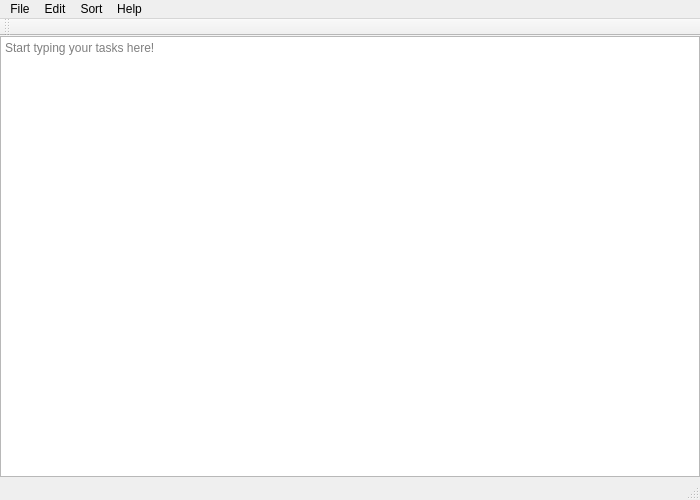
<?xml version="1.0" encoding="UTF-8"?>
<ui version="4.0">
 <class>TaskpadClass</class>
 <widget class="QMainWindow" name="TaskpadClass">
  <property name="geometry">
   <rect>
    <x>0</x>
    <y>0</y>
    <width>700</width>
    <height>500</height>
   </rect>
  </property>
  <property name="minimumSize">
   <size>
    <width>300</width>
    <height>300</height>
   </size>
  </property>
  <property name="windowTitle">
   <string>Taskpad</string>
  </property>
  <property name="unifiedTitleAndToolBarOnMac">
   <bool>false</bool>
  </property>
  <widget class="QWidget" name="centralWidget">
   <widget class="QTextEdit" name="textEdit">
    <property name="geometry">
     <rect>
      <x>0</x>
      <y>0</y>
      <width>700</width>
      <height>441</height>
     </rect>
    </property>
    <property name="placeholderText">
     <string>Start typing your tasks here!</string>
    </property>
   </widget>
  </widget>
  <widget class="QMenuBar" name="menuBar">
   <property name="geometry">
    <rect>
     <x>0</x>
     <y>0</y>
     <width>700</width>
     <height>22</height>
    </rect>
   </property>
   <widget class="QMenu" name="menuFile">
    <property name="title">
     <string>File</string>
    </property>
    <addaction name="actionNew"/>
    <addaction name="actionEdit"/>
    <addaction name="actionSave"/>
    <addaction name="actionSave_As"/>
    <addaction name="actionClose"/>
    <addaction name="actionExit"/>
   </widget>
   <widget class="QMenu" name="menuEdit">
    <property name="title">
     <string>Edit</string>
    </property>
    <addaction name="actionDelete"/>
    <addaction name="actionCopy"/>
    <addaction name="actionPaste"/>
    <addaction name="actionFind"/>
    <addaction name="actionReplace"/>
   </widget>
   <widget class="QMenu" name="menuSort">
    <property name="title">
     <string>Sort</string>
    </property>
    <addaction name="actionPriority_2"/>
    <addaction name="actionDeadline_2"/>
    <addaction name="actionName_2"/>
    <addaction name="actionDefault_2"/>
   </widget>
   <widget class="QMenu" name="menuHelp">
    <property name="title">
     <string>Help</string>
    </property>
    <addaction name="actionSettings_2"/>
    <addaction name="actionAbout"/>
   </widget>
   <addaction name="menuFile"/>
   <addaction name="menuEdit"/>
   <addaction name="menuSort"/>
   <addaction name="menuHelp"/>
  </widget>
  <widget class="QToolBar" name="mainToolBar">
   <attribute name="toolBarArea">
    <enum>TopToolBarArea</enum>
   </attribute>
   <attribute name="toolBarBreak">
    <bool>false</bool>
   </attribute>
  </widget>
  <widget class="QStatusBar" name="statusBar"/>
  <action name="actionNew">
   <property name="text">
    <string>New</string>
   </property>
  </action>
  <action name="actionSave">
   <property name="text">
    <string>Save</string>
   </property>
  </action>
  <action name="actionSave_As">
   <property name="text">
    <string>Save As</string>
   </property>
  </action>
  <action name="actionEdit">
   <property name="text">
    <string>Edit</string>
   </property>
  </action>
  <action name="actionClose">
   <property name="text">
    <string>Close</string>
   </property>
  </action>
  <action name="actionExit">
   <property name="text">
    <string>Exit</string>
   </property>
  </action>
  <action name="actionCopy">
   <property name="text">
    <string>Copy</string>
   </property>
  </action>
  <action name="actionPaste">
   <property name="text">
    <string>Paste</string>
   </property>
  </action>
  <action name="actionDelete">
   <property name="text">
    <string>Cut</string>
   </property>
  </action>
  <action name="actionPriority">
   <property name="text">
    <string>Priority</string>
   </property>
  </action>
  <action name="actionDeadline">
   <property name="text">
    <string>Deadline</string>
   </property>
  </action>
  <action name="actionName">
   <property name="text">
    <string>Name</string>
   </property>
  </action>
  <action name="actionDefault">
   <property name="text">
    <string>Default</string>
   </property>
  </action>
  <action name="actionPriority_2">
   <property name="text">
    <string>Priority</string>
   </property>
  </action>
  <action name="actionDeadline_2">
   <property name="text">
    <string>Deadline</string>
   </property>
  </action>
  <action name="actionName_2">
   <property name="text">
    <string>Name</string>
   </property>
  </action>
  <action name="actionDefault_2">
   <property name="text">
    <string>Default</string>
   </property>
  </action>
  <action name="actionAbout">
   <property name="text">
    <string>About</string>
   </property>
  </action>
  <action name="actionSettings">
   <property name="text">
    <string>Settings</string>
   </property>
  </action>
  <action name="actionNew_Window">
   <property name="text">
    <string>New Window</string>
   </property>
  </action>
  <action name="actionFind">
   <property name="text">
    <string>Find</string>
   </property>
  </action>
  <action name="actionReplace">
   <property name="text">
    <string>Replace</string>
   </property>
  </action>
  <action name="actionSettings_2">
   <property name="text">
    <string>Settings</string>
   </property>
  </action>
 </widget>
 <layoutdefault spacing="6" margin="11"/>
 <resources>
  <include location="Taskpad.qrc"/>
 </resources>
 <connections/>
</ui>
